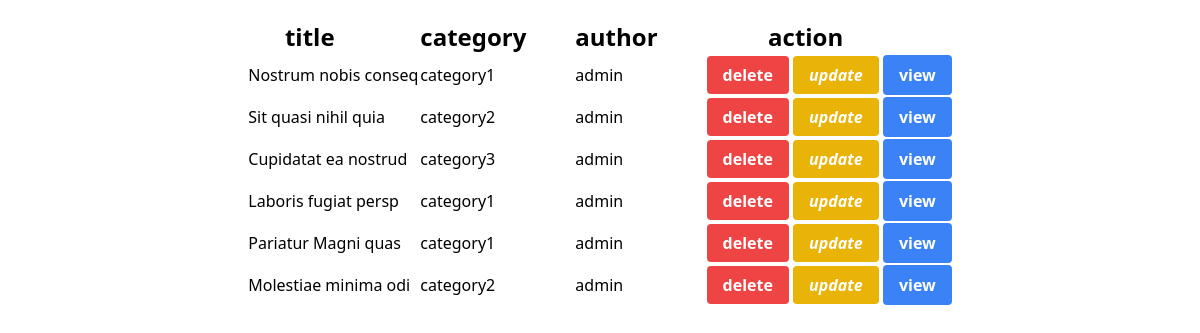
Screenshot of /dashboards/articles.php with the database file from the repository.
### tables this page shows
CREATE TABLE `article` (
  `id` int(11) NOT NULL,
  `title` varchar(255) DEFAULT NULL,
  `image` varchar(255) DEFAULT NULL,
  `smalltitle` varchar(255) DEFAULT NULL,
  `paragraph` varchar(255) DEFAULT NULL,
  `linkes` varchar(255) DEFAULT NULL,
  `autour` int(11) DEFAULT NULL,
  `categoryid` int(11) DEFAULT NULL
);

CREATE TABLE `category` (
  `id` int(11) NOT NULL,
  `categoryname` varchar(255) DEFAULT NULL
);

### classes/database.php (called while the page is built, shortened)
<?php
class DbConnection
{
    public static function connect()
    {
        $servername = "localhost";
        $username = "root";
        $password = "";
        try {
            $conn = new PDO("mysql:host=$servername;dbname=planetdev", $username, $password);
            $conn->setAttribute(PDO::ATTR_ERRMODE, PDO::ERRMODE_EXCEPTION);
             return $conn;
        } catch (PDOException $e) {
            die('db error');
        }
    }
}

### classes/article.php (called while the page is built, shortened)
<?php
include_once "database.php";
class article {
     public static function selectarticle(){
        $stmt = DbConnection::connect()->prepare("SELECT a.id, a.title, a.image, a.smalltitle, a.paragraph, a.linkes, ad.username as an, c.categoryname as ct FROM `article` a
        INNER JOIN admin ad on a.autour = ad.id
        INNER JOIN category c on a.categoryid = c.id");
        $stmt ->execute();
        return $stmt->fetchAll(PDO::FETCH_ASSOC);
     }
}

### dashboards/articles.php (the view, shortened to what this page needs)
<?php
include '../classes/article.php' ;
?>
<!DOCTYPE html>
<html lang="en">
<head>
    <script src="https://cdn.tailwindcss.com"></script>
</head>
<body>
    <div class="flex flex-col items-center">
        <div class="ms-4 me-4 mt-5">
            <table class="table table-primary table-striped table-responsive hover">
                <thead>
                    <tr>
                        <th class="pr-12 text-2xl">title</th>
                        <th class="pr-12 text-2xl">category</th>
                        <th class="pr-12 text-2xl">author</th>
                        <th class="pr-12 text-2xl">action</th>
                    </tr>
                </thead>
                <tbody>
                <?php
                $result=article::selectarticle();
                ?>
                <?php
                    foreach($result as $row){
                ?>
                    <tr>
                        <td><?= $row['title'] ?></td>
                        <td><?= $row['ct'] ?></td>
                        <td><?= $row['an'] ?></td>
                        <td>
                            <a href="deleteArticle.php?id=<?php echo $row['id']; ?>" class="bg-red-500 hover:bg-red-700 text-white font-bold py-2 px-4 rounded" value="<?= $row['id'] ?>" name="delete" type="submit">delete</a>
                            <a href="updateArticle.php?id=<?php echo $row['id']; ?>"><i class="bg-yellow-500 hover:bg-yellow-700 text-white font-bold py-2 px-4 rounded">update</i></a>
                            <button class="bg-blue-500 hover:bg-blue-700 text-white font-bold py-2 px-4 rounded" value="<?= $row['id'] ?>" type="submit">view</button>
                        </td>
                    </tr>
                    <?php }
                    ?>
                </tbody>
            </table>
        </div>
    </div>
</body>
</html>

### rows the page displays
article: title "Nostrum nobis conseq", categoryid.categoryname "category1", autour.username "admin", $row['id'] 75 (drawn)
article: title "Sit quasi nihil quia", categoryid.categoryname "category2", autour.username "admin", $row['id'] 76 (drawn)
article: title "Cupidatat ea nostrud", categoryid.categoryname "category3", autour.username "admin", $row['id'] 77 (drawn)
article: title "Laboris fugiat persp", categoryid.categoryname "category1", autour.username "admin", $row['id'] 78 (drawn)
article: title "Pariatur Magni quas", categoryid.categoryname "category1", autour.username "admin", $row['id'] 80 (drawn)
article: title "Molestiae minima odi", categoryid.categoryname "category2", autour.username "admin", $row['id'] 81 (drawn)
